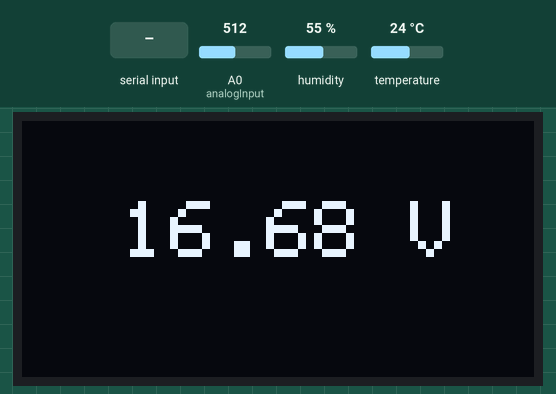
Recording of a sketch running on a simulated Arduino Uno, built with avr-gcc and run on an emulated ATmega328P. Parts: 128×64 one-colour display. The test bench sets the inputs (shaded band); at power-on: A0 (analogInput) = 512, humidity 55 %, temperature 24 °C. What the sketch prints to the serial monitor is not drawn.

Above: at 1.2 s.
1.3 s: A0 (analogInput) set to 21
At 2.5 s:
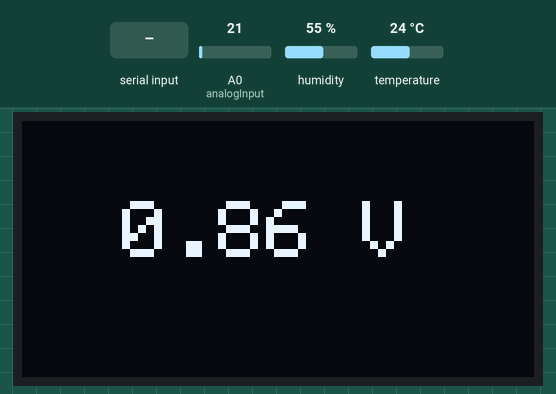
2.8 s: A0 (analogInput) set to 17
At 3.6 s:
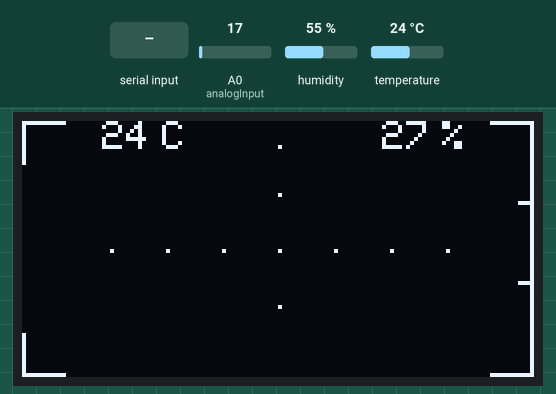
4.3 s: "1\n" received over Serial
At 5.1 s:
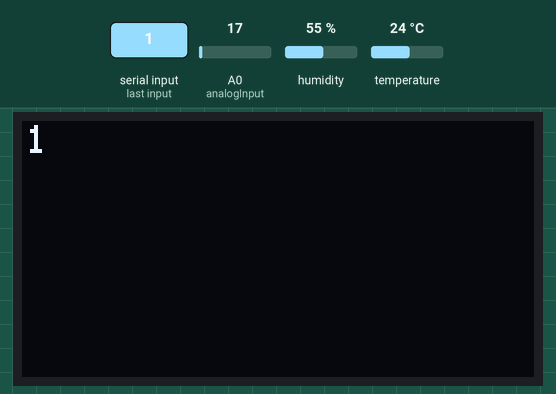
Timing chart, 0 to 7.3 s (numbered marks = the images above; inputs shaded):
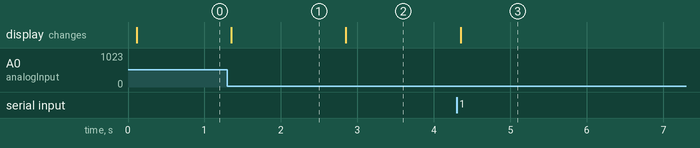

Measured:
- the behaviour switches between 19 and 18 on A0 (analogInput) (found by bisection; images 1 and 2)
- after the input at 1.3 s, the display: changes after 0.05 s (image 1)
- after the input at 2.8 s, the display: changes after 0.05 s (image 2)
- after the input at 4.3 s, the display: changes after 0.05 s (image 3)

The sketch:

smartwatch_v2.ino
```cpp
/*
Minimalist and multifunctional smart glass projeckt by Strogg (dancsok.zoltan@outlook.com)
Original projeckt and .stl files from Alain Mauer
https://hackaday.io/project/12211-arduino-glasses-a-hmd-for-multimeter
.stl files upscaled 135% for SSD1306 0.96 Oled display

Funtions:
- Start cyberpunk 2077 themed Boot screen (welcome display)
- Main creen = airsoft sight function, Temperature+humidity (dht11) data, Alerting: Heat, hight himidity and ice
- Get messages, write to screen and serial from BT
- Get messages, write to screen and BT from serial
- Get Volt data from volt meter connector and send data to Serial, BT, and write to screen

Volt meter section is example, by
  Shahadat Hossen Razib
  Youtube Channel: Razib Shahadat

See my projeckt circuit: smartglass_circuit.pptx

*/
#include <Wire.h>
#include <SPI.h>
#include <Adafruit_Sensor.h>
#include <dht.h>
#include <Adafruit_GFX.h>
#include <Adafruit_SSD1306.h>
#include <SoftwareSerial.h>

dht DHT;
#define DHT11_PIN 10
uint32_t delayMS;

SoftwareSerial BTserial(2, 3); //Bluetooth virtual serial, RX, TX
char c          =' ';
String data;
int temp        = 0;
int hum         = 0;
int analogInput = 0;
float vout      = 0.0;
float vin       = 0.0;
float R1        = 100000.0; // resistance of R1 (100K)
float R2        = 10000.0; // resistance of R2 (10K)
int value       = 0;
int a[5]        = {};
int screen      = 1;

Adafruit_SSD1306 display = Adafruit_SSD1306(128, 64, &Wire);
unsigned long delayTime;

int timer      = 0; // timer value

void setup() {
  Serial.begin(9600);
  Serial.println("KIROSHI OPTICALS Opti-Flash Mk1. Booting");
  pinMode(analogInput, INPUT);

  BTserial.begin(9600);
  display.begin(SSD1306_SWITCHCAPVCC, 0x3C);  // initialize with the I2C addr 0x3C (for the 128x64)

  display.setTextSize(1);
  display.setTextColor(WHITE);

  welcome();
}


void loop() {
timer++; //primitive internal timer
if(timer==3000){timer=0;}

int chk = DHT.read11(DHT11_PIN);
if(DHT.temperature > -50){temp = DHT.temperature;}
if(DHT.humidity > -50){hum  = (DHT.humidity)*0.50;}  //correctional data for tp charger, beacuse output 4V

vin = 0.0;
value = analogRead(analogInput);
  vout = (value * 5) / 1024.0;
  vin = vout / (R2 / (R1 + R2));
  if (vin < 0.09)
  {
    vin = 0.0;
  }
if(vin  < 1 and !BTserial.available() and !Serial.available() and screen == 2){ main_screen(); screen =1; } //auto back to main screen
if (vin > 1 and !BTserial.available() and !Serial.available()){
  screen = 2;
  vin = (vin + 0.3)*0.6; //correctional data for tp charger, beacuse output 4V
        display.setTextSize(2);
        display.clearDisplay();
        display.setCursor(25,20);
        // display.print(String(vin)+ " V");
        display.print(vin);
        display.print(" V");
        display.display();
        Serial.println(vin);   //send Volt to serial
        BTserial.println(vin); //Send Volt to BT.

  }

 if (BTserial.available()){  // Read data from BT
        c = BTserial.read();
        Serial.write(c); // send BT data to serial
      if (c != -1) {
      data += c;
      if (c == '\n') {
        display.setTextSize(1); // Write BT data to screen
        display.setCursor(1,1);
        display.clearDisplay();
        display.print(data);
        display.display();
        delay(5000); // user read time
        data = "";
        main_screen();

          }
       }

    }


    if (Serial.available()){ // Read serial data
        c =  Serial.read();
        BTserial.write(c);  // send serial data to BT.
        Serial.write(c);   //Write raded serial data to serial console
        if (c != -1) {
      data += c;
      if (c == '\n') {
        display.setTextSize(1);  //write serial data to screen
        display.setCursor(1,1);
        display.clearDisplay();
        display.print(data);
        display.display();
        delay(5000);
        data = "";
        main_screen();

          }
       }


    }

 if(timer ==500){
  main_screen();
 }
}


void welcome(){ // "boot" screen
   display.clearDisplay();
   display.setCursor(25,0);
   display.println("KIROSHI");
   display.setCursor(25,10);
   display.println("OPTICALS");
   display.setCursor(25,20);
   display.println("1990-2022");
   display.setCursor(12,30);
   display.println("Opti-Flash Mk1.");
   display.setCursor(25,40);
   display.println("Hud Edition");
   display.display();
}

void main_screen(){ // default main screen
 display.setTextSize(1);
 display.clearDisplay();
 display.setCursor(20,0);
 display.print(temp);
 display.setCursor(35,0);
 display.print("C");
 display.setCursor(90,0);
 display.print(hum);
 display.setCursor(105,0);
 display.print("%");
    if(temp >=30){display.setCursor(40,0); display.print("!");} // Warning: High temp.
    if(hum >=70){display.setCursor(85,0); display.print("!");}  // Warning: Hight humidity
    if(temp <= 0){display.setCursor(45,0); display.print("!");} // Warning: Low temp. = ice
 display.drawPixel(78, 32, WHITE);
 display.drawPixel(92, 32,  WHITE);
 display.drawPixel(106, 32, WHITE);
 display.drawPixel(64,32, WHITE);
 display.drawPixel(50, 32,  WHITE);
 display.drawPixel(36, 32,  WHITE);
 display.drawPixel(22, 32, WHITE);
 display.drawPixel(64,  6,  WHITE);
 display.drawPixel(64, 18, WHITE);
 display.drawPixel(64, 46, WHITE);
 display.drawLine(0, 0, 0, 10, WHITE); // |
 display.drawLine(0, 0, 10, 0, WHITE); //-
 display.setCursor(15,0);
 display.drawLine(117, 0, 127, 0, WHITE); //-
 display.drawLine(0, 53, 0, 63, WHITE); // |
 display.drawLine(0, 63, 10, 63, WHITE); //-
 display.drawLine(117, 63, 127, 63, WHITE); // |
 display.drawLine(127, 0, 127, 63, WHITE); // |
 display.drawLine(124, 20, 127, 20, WHITE);
 display.drawLine(124, 40, 127, 40, WHITE);
 display.setCursor(20,55);
 display.display();
}
```
